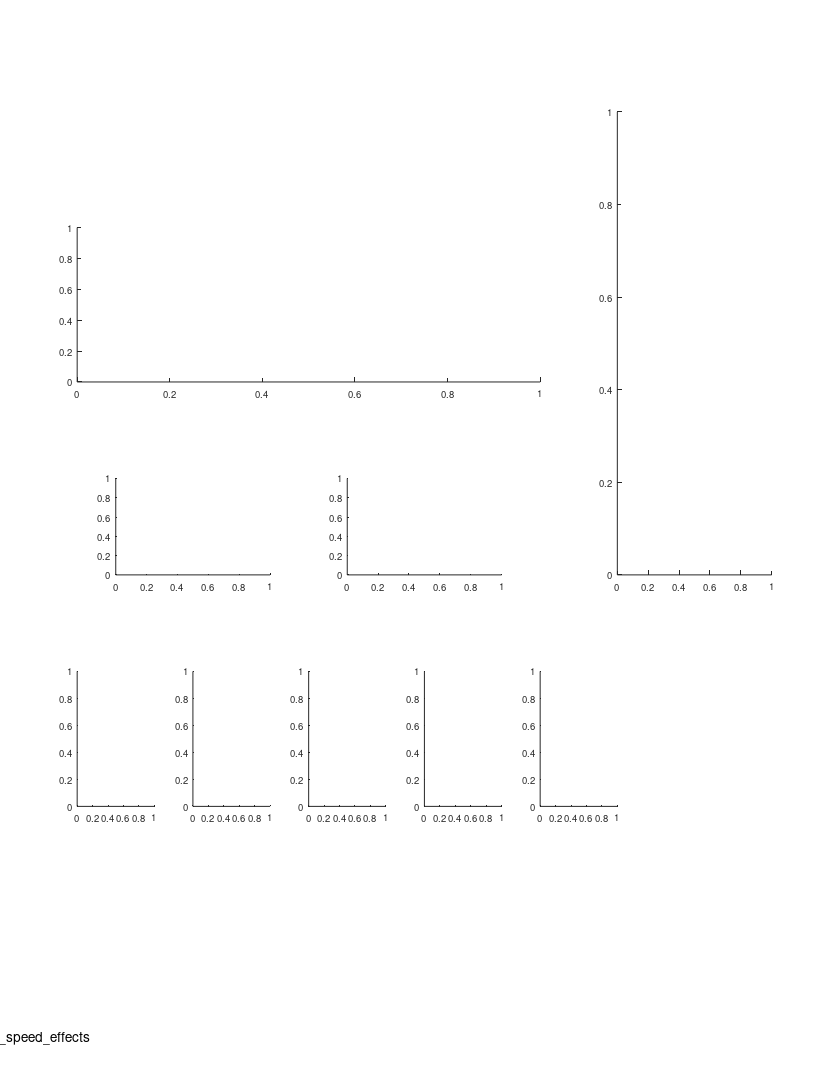

This figure's MATLAB source: (Note: this script raises an error after producing the figure.)
%% Large Scale - supp fig - speed modualtion on AVERAGED field size

%%
clear 
clc

%% define output files
res_dir = 'L:\paper_figures';
mkdir(res_dir)
fig_name_str = 'fig_supp_speed_effects';
fig_caption_str = 'speed effects on AVERAGED field size';
log_name_str = [fig_name_str '_log_file' '.txt'];
log_name_str = strrep(log_name_str , ':', '-');
log_name_str = strrep(log_name_str , ' ', '_');
log_name_out = fullfile(res_dir, log_name_str);

%% open log file
diary off
diary(log_name_out)
diary on
disp('Log file');
disp(['created: ', datestr(clock)]);
disp('======================================================');
disp([fig_name_str ':' fig_caption_str]);
disp('======================================================');
disp('');

%% create figure
% =========================================================================
% figure_size_cm = [21.0 29.7]; % ~A4
figure_size_cm = [21.6 27.9]; % ~US letter
figure ;
% Some WYSIWYG options:
set(gcf,'DefaultAxesFontSize',7);
set(gcf,'DefaultAxesFontName','helvetica');
set(gcf,'DefaultAxesUnits','centimeters');
set(gcf,'PaperType','usletter')
% set(gcf,'PaperType','<custom>');
set(gcf,'PaperUnits','centimeters','PaperPosition',[0 0 figure_size_cm]);
set(gcf,'PaperOrientation','portrait');
set(gcf,'Units','centimeters','Position',get(gcf,'paperPosition')+[0 0 0 0]); % position on screen...
set(gcf, 'Renderer', 'painters');
annotation('textbox', [0.5 1 0 0], 'String',fig_name_str, 'HorizontalAlignment','center','Interpreter','none');
pause(0.2); % workaround to solve matlab automatically changing the axes positions...

% create panels
panel_B_size = [2 3.5];
panel_A       = axes('position', [ 2 18 12 4]);
panel_A_ex(1) = axes('position', [ 3 13 4 2.5]);
panel_A_ex(2) = axes('position', [ 9 13 4 2.5]);
panel_B(1) = axes('position', [ 2 7 panel_B_size]);
panel_B(2) = axes('position', [ 5 7 panel_B_size]);
panel_B(3) = axes('position', [ 8 7 panel_B_size]);
panel_B(4) = axes('position', [11 7 panel_B_size]);
panel_B(5) = axes('position', [14 7 panel_B_size]);

panel_stats_text = axes('position', [16 13 4 12]);

%% load population data
% =========================================================================
prm = PARAMS_GetAll();
cells_t = DS_get_cells_summary();
bats = [148,34,9861,2289,79];
cells_t(~ismember(cells_t.bat, bats ),:) = [];
cells = cellfun(@(c)(cell_load_data(c,'details')), cells_t.cell_ID, 'UniformOutput',0);
cells = [cells{:}];
cells = [cells.details];
cells(~contains({cells.brain_area}, 'CA1')) = [];
cells(~ismember([cells.ClusterQuality], [2])) = [];
cells = cellfun(@(c)(cell_load_data(c,'details','stats')), {cells.cell_ID}, 'UniformOutput',0);
cells = [cells{:}];
cells_details = [cells.details];
cells_ID = {cells_details.cell_ID};
stats = [cells.stats];
stats = [stats.all];
cells_ID([stats.meanFR_all]>prm.inclusion.interneuron_FR_thr)=[];
clear cells stats cells_details cells_t
cells = cellfun(@(c)(cell_load_data(c,'details','stats','meanFR','stats','inclusion','signif','fields','FR_map')), cells_ID, 'UniformOutput',0);
cells = [cells{:}];
whos cells

%% get population stats
pop_stats = cat(1,cells.stats);
pop_stats_dir = cat(1,pop_stats.dir);
pop_signif = cat(1,cells.signif);
pop_signif_TF = arrayfun(@(x)(x.TF), pop_signif);
signif_both_dir = all(pop_signif_TF,2);
pop_details = cat(1,cells.details);
pop_bat_number = [pop_details.bat];

%% panel A - population speed comparison per bat
% axes(panel_A); 
% cla
% hold on
% text(-0.05,1.1, 'A', 'Units','normalized','FontWeight','bold');

% arrange data
signif = cat(1,cells.signif);
signif = arrayfun(@(x)(x.TF), signif);
signif = any(signif,2);
signif_cells_details = [cells(signif).details];
signif_cells_expIDs = {signif_cells_details.exp_ID};
[signif_cells_expIDs_unique,IA,IC] = unique(signif_cells_expIDs, 'stable');

% load exp data
exps = cellfun(@(c)(exp_load_data(c,'details','flight')), signif_cells_expIDs_unique, 'UniformOutput',0);
exps = [exps{:}];
exps_details = [exps.details];

%
bins_centers = exps(1).flight.speed_traj(1).bins_centers;
valid_IX = get_data_in_ti(bins_centers, prm.fields.valid_speed_pos);
speed = nan(length(exps), 2, length(valid_IX));
for ii_exp = 1:length(exps)
    for ii_dir = 1:2
        vel = exps(ii_exp).flight.speed_traj(ii_dir).vel_median;
        speed(ii_exp,ii_dir,:) = abs(vel(valid_IX));
    end
end
exps_bat_IX = interp1(bats,1:length(bats), [exps_details.batNum]);

speed_mean = [];
speed_sem = [];
speed_pval = [];
for ii_bat = 1:length(bats)
    bat_IX = exps_bat_IX == ii_bat;
    for ii_dir = 1:2
        M = squeeze(speed(bat_IX, ii_dir, :));
        M = mean(M,2);
        bat_speed{ii_bat,ii_dir} = M;
        speed_mean(ii_bat,ii_dir) = nanmean(M(:));
        speed_sem(ii_bat,ii_dir) = nansem(M(:));
    end
    % calc stats
    x = bat_speed{ii_bat,1}(:);
    y = bat_speed{ii_bat,2}(:);
    speed_pval(ii_bat) = ranksum(x,y);
end
speed_pval 

%%
axes(panel_A); 
cla
hold on
text(-0.05,1.1, 'A', 'Units','normalized','FontWeight','bold');

x = [1:length(bats)]' +0.15.*[-1 1];
y = speed_mean;
err = speed_sem;
hbar = bar(x,y);
[hbar.FaceColor] = disperse( prm.graphics.colors.flight_directions );
[hbar.BarWidth] = disperse( repelem(3,2) );
herr = errorbar(x,y,err);
[herr.LineStyle] = disperse(repelem('none',2));
[herr.Color] = disperse( prm.graphics.colors.flight_directions );

% draw significance comparison lines
for ii_bat = 1:length(bats)
    plot(x(ii_bat,[1 1]), [y(ii_bat,1)+0.5 9.5],'k-','LineWidth',1.1)
    plot(x(ii_bat,[2 2]), [y(ii_bat,2)+0.5 9.5],'k-','LineWidth',1.1)
    plot(x(ii_bat,[1 2]), [9.5 9.5],'k-','LineWidth',1.1)
end
significant_strs = {'n.s';'n.s';'n.s';'n.s';'*'};
ht = text( mean(x,2), repelem(9.5,length(bats)), significant_strs,...
          'HorizontalAlignment','center', 'VerticalAlignment','bottom');
[ht.FontSize] = disperse([10 10 10 10 20 ]);
ht(end).Position(2) = 8.8;

xlim([0.5 5.5])
ylim([0 10])

ha = gca;
ha.XTick = 1:length(bats);
ha.XTickLabel = {};
ha.TickDir = 'out';
ticklabels = arrayfun(@(bat)({"bat";num2str(bat)}),bats,'UniformOutput',0)
text(1:length(bats), repelem(-0.3,length(bats)), ticklabels, ...
    'HorizontalAlignment','center','VerticalAlignment','top','FontSize',8);

%% panel A - speed trajectory exmaples
example_opt = 4;
example_list = {
    'b2289_d180615', 'b0079_d160915';
    'b2289_d180615', 'b0079_d160920';
    'b2289_d180615', 'b0079_d160921';
    'b2289_d180615', 'b0079_d160925';
    'b2289_d180615', 'b0079_d160927';
    'b2289_d180615', 'b0079_d160928';
    'b2289_d180615', 'b0079_d160929';
    'b2289_d180615', 'b0079_d160930';
    'b2289_d180615', 'b0079_d161004';
    'b2289_d180615', 'b0079_d161005';
    };
ylimits = [9 10];
for ii_ex = 1:2
    axes(panel_A_ex(ii_ex));
    cla
    hold on
    exp = exp_load_data(example_list{example_opt,ii_ex},'flight');
    FE=exp.flight.FE;
    FE([exp.flight.FE.distance]<prm.flight.full_min_distance) = [];
    directions = [1 -1];
    for ii_dir = 1:2
        dir_IX = [FE.direction]==directions(ii_dir);
        FE_dir = [FE(dir_IX)];
        x = [FE_dir.pos];
        y = [FE_dir.vel];
        y = abs(y);
        plot(x,y,'.','Color', prm.graphics.colors.flight_directions{ii_dir},'MarkerSize',1);
    end
    set(gca,'xtick',0:50:200,'ytick',[-10 0 8],'xlim',[0 200])
    set(gca,'tickdir','out','TickLength',repelem(0.01,2));
    xlim([0 200]);
    ylim([0 ylimits(ii_ex)]);
    xlabel('Position (m)','Units','normalized','Position',[0.5 -0.25]);
    ylabel('Speed (m/s)','Units','normalized','Position',[-0.05 0.45]);
end

% add lines going from bat to example
annotation('line',[0.50 0.59], [0.6 0.64],'LineWidth',2);
annotation('line',[0.23 0.15], [0.6 0.64],'LineWidth',2);

%% panel B - compare field size (dir1 vs. dir 2)
% =========================================================================
% averaging_method = 'mean';
averaging_method = 'median';
% averaging_method = 'AC_width';
stats_str = {};
for ii_bat = 1:length(bats)

    %% arrange data
    bat = bats(ii_bat);
    c = prm.graphics.colors.bats(bat);
    bat_cells = ismember(pop_bat_number, bat);
    IX = signif_both_dir & bat_cells';
    switch averaging_method
        case 'mean'
            x1 = [pop_stats_dir(IX,1).field_size_mean];
            x2 = [pop_stats_dir(IX,2).field_size_mean];
        case 'median'
            x1 = [pop_stats_dir(IX,1).field_size_median];
            x2 = [pop_stats_dir(IX,2).field_size_median];
        case 'AC_width'
            x1 = [pop_stats_dir(IX,1).AC_width];
            x2 = [pop_stats_dir(IX,2).AC_width];
    end
    
    % calc stats
    [~,ttest_pval,~,ttest_stats] = ttest(x1,x2);
    signtest_pval = signtest(x1,x2);
    signrank_pval = signrank(x1,x2);
    stats_str{end+1} = sprintf('bat %d',bat);
    stats_str{end+1} = sprintf('ttest, P=%.3f',ttest_pval);
    stats_str{end+1} = sprintf('signtest, P=%.3f',signtest_pval);
    stats_str{end+1} = sprintf('signrank, P=%.3f',signrank_pval);
    stats_str{end+1} = '';
    
    %% plot
    axes(panel_B(ii_bat));
    cla
    hold on
    switch 2
        case 1
            plot([x1;x2],'.-', 'Color',c);
        case 2
            plot([x1;x2],'-', 'Color',.5*[1 1 1]);
            plot(1,x1,'.','Color',prm.graphics.colors.flight_directions{1});
            plot(2,x2,'.','Color',prm.graphics.colors.flight_directions{2});
    end
    ha = gca;
    ha.XTick = [1 2];
    ha.XTickLabel = {};
    ha.TickDir = 'out';
%     ha.XTickLabel = "Direction "+[1 2];
%     ha.XTickLabel = {'{\rightarrow}';'{\leftarrow}'};
%     ha.XTickLabelRotation = 0;
    ha.XLim = [0.5 2.5];
    ha.YLim(1) = 0;
    ht = text( [1 2], repelem(ha.YLim(1)-0.16*diff(ha.YLim),2), {'{\rightarrow}';'{\leftarrow}'},...
          'HorizontalAlignment','center', 'VerticalAlignment','bottom');
    [ht.FontSize] = disperse([10 10]);
    [ht.Color] = disperse( prm.graphics.colors.flight_directions );
    [ht.FontWeight] = disperse(repelem('bold',2));
    switch averaging_method
        case 'mean'
            ylabel('Averaged field size (m)');
        case 'median'
            ylabel('Median field size (m)');
        case 'AC_width'
            ylabel('AC width (m)');
    end
    xlabel('');
    title("bat "+bat)

end

axes(panel_B(1));
text(-0.4,1.1, 'B', 'Units','normalized','FontWeight','bold');

%% stats panel
axes(panel_stats_text)
cla
set(gca,'Visible','off');
text(0,1, stats_str, 'Units','normalized','HorizontalAlignment','left','VerticalAlignment','top');

%% print/save the figure
fig_name_out = fullfile(res_dir, fig_name_str);
fig_name_out = [fig_name_out '_' averaging_method];
fig_name_out = [fig_name_out '_opt' num2str(example_opt)]
print(gcf, fig_name_out, '-dpdf', '-cmyk', '-painters');
% print(gcf, fig_name_out, '-dtiff', '-cmyk', '-painters');
% saveas(gcf , fig_name_out, 'fig');
disp('figure was successfully saved to pdf/tiff/fig formats');







%%
